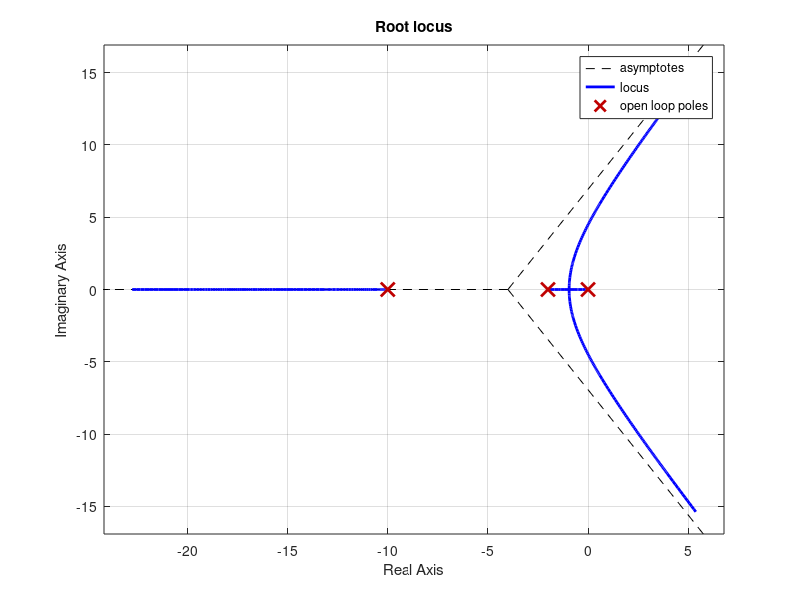

MATLAB code to generate this figure:
% Day 099 · Control Systems 2: Bode, Root Locus, Margins and PID Design — Root locus and the gain at the stability limit
% Run: open this file in MATLAB and press Run (or type example_2 in the Command Window)

% Needs: Control System Toolbox
s = tf('s');
G = 1 / (s*(s + 2)*(s + 10));
rlocus(G); grid on; title('Root locus')
% The closed loop 1 + K G = 0 -> s^3 + 12 s^2 + 20 s + K = 0
% Routh: unstable when K > 12*20 = 240
for K = [100 239 241]
    p = roots([1 12 20 K]);
    fprintf('K = %3d: max real part of the poles = %+.4f\n', K, max(real(p)));
end
w_osc = sqrt(20);
fprintf('At K = 240 the loop oscillates at %.3f rad/s (period %.3f s)\n', w_osc, 2*pi/w_osc);
